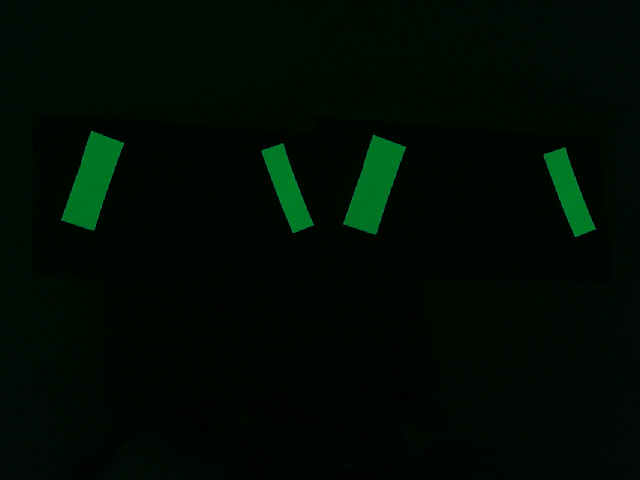
#> input picture python-tests/img_1547172083.743349.1.png, 640 x 480 px; its folder holds only this picture in this run
$ python -i vision-test.py   (imports and definitions only)   (older library calls are emulated)
#> lines starting #> are read from the running program, lines starting #| are printed output that depends on the picture; after the words box and inside, x2 and y2 are one past the last pixel; in counts of white or black regions, pixels touching at a corner belong together; long printed decimals are rounded
#> further down, picture is the input picture: shape (480, 640, 3); mean B, G, R 3.2, 10.6, 0.2
import cv2
import numpy as np
from math import *

thresh_high_h = 130
thresh_high_s = 255
thresh_high_v = 255
thresh_low_h = 80
thresh_low_s = 80
thresh_low_v = 80

thresh_high = np.array([thresh_high_h, thresh_high_s, thresh_high_v])
thresh_low = np.array([thresh_low_h, thresh_low_s, thresh_low_v])

fullness_low = 0.75
fullness_high = 1.0

morph_kernel_size = 5

max_y_diff = 50

camera_horiz_fov = 61
camera_vert_fov = 37
camera_width = 1280
camera_height = 720

camera_horiz_f = camera_width / 2 / tan(camera_horiz_fov / 2 * pi / 180)
camera_vert_f = camera_height / 2 / tan(camera_vert_fov / 2 * pi / 180)

tape_height = 5.825572030188476
tape_gap = 11.0629666927

def rect_area(rect):
    return rect[1][0] * rect[1][1]

def midpoint(a, b):
    return ((a[0] + b[0]) / 2, (a[1] + b[1]) / 2)

def get_vert_angle(y):
    slope = (y - camera_height / 2) / camera_vert_f
    return atan(slope)

def get_horiz_angle(x):
    slope = (x - camera_width / 2) / camera_horiz_f
    return atan(slope)

def get_distance_v(low, high):
    theta = get_vert_angle(low)
    phi = get_vert_angle(high)
    return tape_height / (tan(phi) - tan(theta))

def get_distance(low, high, x):
    print("Horiz Angle", get_horiz_angle(x))
    return get_distance_v(low, high) * (1 / cos(get_horiz_angle(x)))

def get_rect_distance(rect):
    points = cv2.boxPoints(rect)
    high = max(points[0][1], max(points[1][1], max(points[2][1], points[3][1])))
    low = min(points[0][1], min(points[1][1], min(points[2][1], points[3][1])))
    return get_distance(low, high, rect[0][0])

def rank(rects):
    d0 = get_rect_distance(rects[0])
    d1 = get_rect_distance(rects[1])
    print("Distances", d0, d1, " [Center " + str(midpoint(rects[0][0], rects[1][0])) + "]")
    return 1.0 / (d0 + d1)

def is_valid_contour(contour, rect):
    area = cv2.contourArea(contour)
    if rect_area(rect) == 0:
        return False
    fullness = area / rect_area(rect)
    return fullness <= fullness_high and fullness >= fullness_low

def rotatedrect_angle(rect):
    if rect[1][0] < rect[1][1]:
        return rect[2] + 180
    else:
        return rect[2] + 90

def is_valid_pair(rects, all_rects):
    left = None
    right = None
    if rects[0][0][0] < rects[1][0][0]:
        left = rects[0]
        right = rects[1]
    else:
        right = rects[0]
        left = rects[1]
    if rotatedrect_angle(left) < 90 and rotatedrect_angle(right) > 90:
        for rect in all_rects:
            if rect != rects[0] and rect != rects[1]:
                if rect[0][0] > left[0][0] and rect[0][0] < right[0][0]:
                    print(left[0], right[0], rect[0])
                    return False
        return True
    else:
        return False

def draw_rect(img, rect, color=(255, 0, 0), thickness=2):
    box = np.int0(cv2.boxPoints(rect))
    cv2.drawContours(img, [box], 0, color, thickness)

def draw_rect_of_rects(img, rect0, rect1, color=(255, 0, 0), thickness=4):
    points = np.append(cv2.boxPoints(rect0), cv2.boxPoints(rect1), axis=0)
    x, y, w, h = cv2.boundingRect(points)
    cv2.rectangle(img, (x,y), (x+w,y+h), color, thickness)

colors = [
    (0, 0, 0xFF),
    (0, 0xFF, 0xFF),
    (0, 0xFF, 0),
    (0xFF, 0xFF, 0),
    (0xFF, 0, 0),
    (0xFF, 0, 0xFF)
]

def process_image(img):
    hsv = cv2.cvtColor(img, cv2.COLOR_BGR2HSV_FULL)
#> hsv: shape (480, 640, 3); mean H, S, V 95, 251.1, 10.6
    mono = cv2.inRange(hsv, thresh_low, thresh_high)
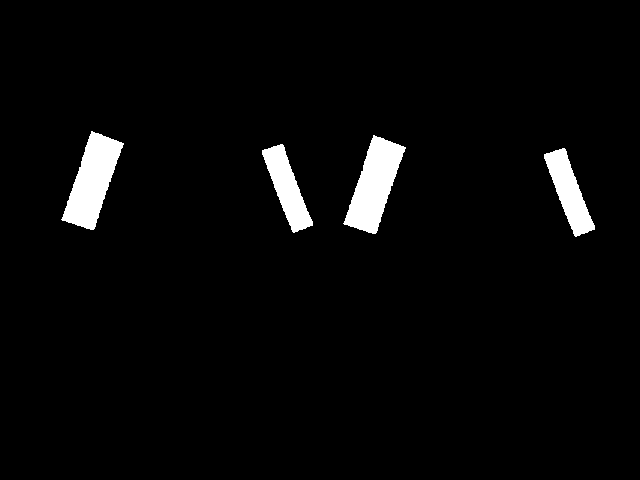
#> mono: shape (480, 640); 3.4% white; 4 white regions
    kern = cv2.getStructuringElement(cv2.MORPH_RECT, (morph_kernel_size, morph_kernel_size))
    cv2.morphologyEx(mono, cv2.MORPH_OPEN, kern)
    cv2.morphologyEx(mono, cv2.MORPH_CLOSE, kern)

    _, contours, _ = cv2.findContours(mono, cv2.RETR_EXTERNAL, cv2.CHAIN_APPROX_SIMPLE)
#> contours = 4 contours; box (x1, y1, x2, y2) and area: (343, 135, 406, 234) 3057, (61, 131, 124, 230) 3057, (544, 148, 595, 237) 1869, (262, 144, 313, 233) 1869
    rects = []
    for contour in contours:
        rect = cv2.minAreaRect(contour)

        if is_valid_contour(contour, rect):
            rects.append(rect)
#> this loop made 4 passes
#> (rect, area in is_valid_contour, fullness in is_valid_contour) on passes 1 to 4: (((568.8, 191.6), (23.53, 88.4), -20.73), 1869, 0.898), (((286.8, 187.6), (23.53, 88.4), -20.73), 1869, 0.898), (((374, 184.6), (93.99, 35.01), -71.13), 3057, 0.929), (((92.02, 180.6), (93.99, 35.01), -71.13), 3057, 0.929)
#> after the loop, rects = [((568.8, 191.6), (23.53, 88.4), -20.73), ((286.8, 187.6), (23.53, 88.4), -20.73), ((374, 184.6), (93.99, 35.01), -71.13), ((92.02, 180.6), (93.99, 35.01), -71.13)]

    matching = []
    for i in range(0, len(rects)):
        for j in range(i + 1, len(rects)):
            if abs(rects[i][0][1] - rects[j][0][1]) <= max_y_diff and is_valid_pair([rects[i], rects[j]], rects):
                matching.append([rects[i], rects[j]])
#> this loop made 4 passes
#| (92.018, 180.595) (568.793, 191.632) (286.793, 187.632)
#> after the loop, matching = 2 items
    if len(matching) > 0:
        _, width, _ = img.shape
#> width = 640
        matching.sort(reverse = True, key = rank)
        for pair, color in zip(matching, colors):
            draw_rect(img, pair[0], color)
            draw_rect(img, pair[1], color)
            draw_rect_of_rects(img, pair[0], pair[1], color)
#> this loop made 2 passes
#> (color, x in draw_rect_of_rects, y in draw_rect_of_rects, w in draw_rect_of_rects, h in draw_rect_of_rects) on passes 1 to 2: ((0, 0, 255), 342, 134, 254, 104), ((0, 255, 255), 60, 130, 254, 104)
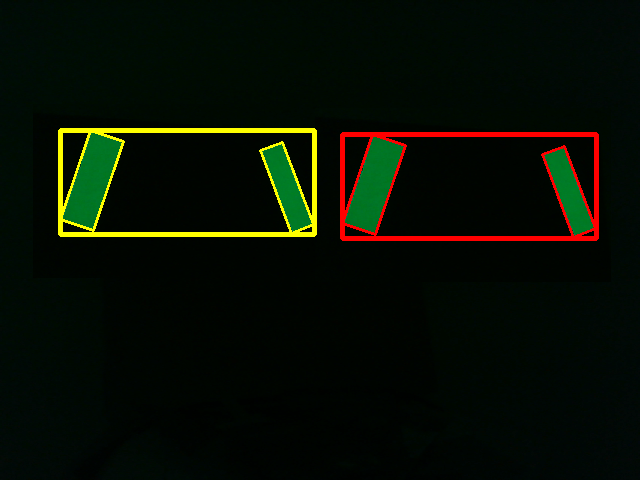
#> img: shape (480, 640, 3); 3.11% of pixels changed, all inside (x1, y1, x2, y2) = (58, 128, 599, 241)
        cv2.imshow("Targets", img)
    else:
        cv2.imshow("Targets", img)
        print("No targets found!")


# [6 lines not run here, left out]

>>> import cv2
>>> picture = cv2.imread('img_1547172083.743349.1.png')
>>> result = process_image(picture)

$ run again, on python-tests/img_1547172083.743349.3.png
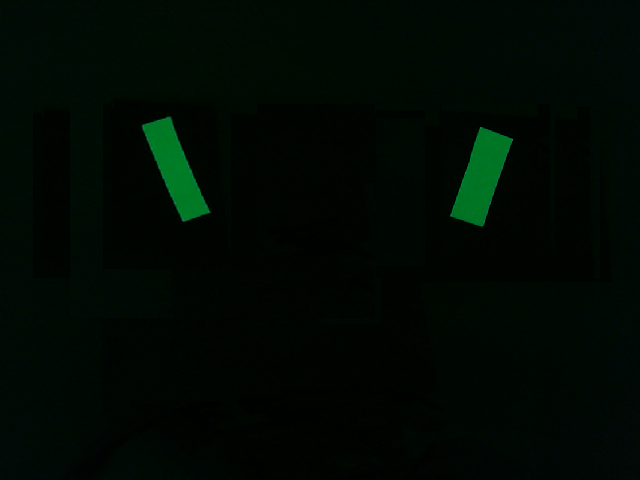
#> input picture python-tests/img_1547172083.743349.3.png, 640 x 480 px
#> picture is the input picture: shape (480, 640, 3); mean B, G, R 2.8, 9.3, 0.2
#> hsv: shape (480, 640, 3); mean H, S, V 95.8, 251, 9.3
#> in process_image, `mono = cv2.inRange(hsv, thresh_low, thresh_high)`:
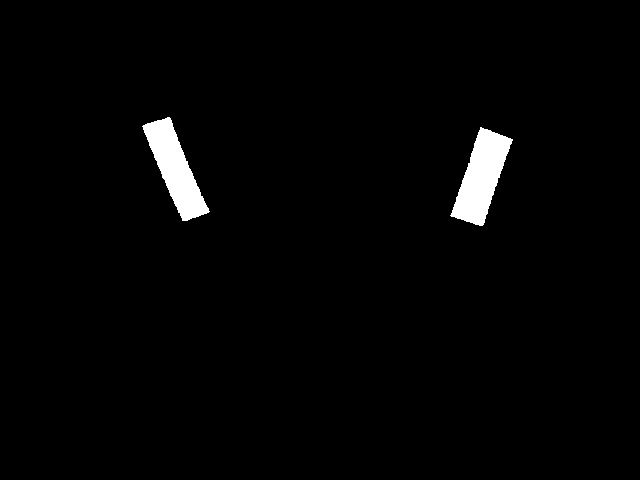
#> mono: shape (480, 640); 2% white; 2 white regions
#> contours = 2 contours; box (x1, y1, x2, y2) and area: (450, 127, 513, 226) 3057, (142, 117, 210, 221) 2870
#> the loop in process_image, `for contour in contours:` made 2 passes
#> (rect, area in is_valid_contour, fullness in is_valid_contour) on passes 1 to 2: (((481, 176.6), (93.99, 35.01), -71.13), 3057, 0.929), (((175, 168.6), (30.39, 105.8), -22.8), 2870.5, 0.893)
#> after the loop in process_image, `for contour in contours:`: rects = [((481, 176.6), (93.99, 35.01), -71.13), ((175, 168.6), (30.39, 105.8), -22.8)]
#> the loop in process_image, `for i in range(0, len(rects)):` made 2 passes
#> after the loop in process_image, `for i in range(0, len(rects)):`: matching = []

$ run again, on python-tests/img_1547172083.743349.png
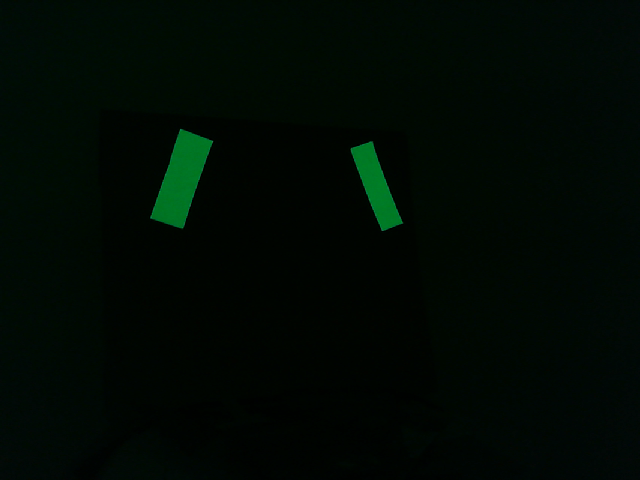
#> input picture python-tests/img_1547172083.743349.png, 640 x 480 px
#> picture is the input picture: shape (480, 640, 3); mean B, G, R 2.8, 9.3, 0.2
#> hsv: shape (480, 640, 3); mean H, S, V 96.1, 251, 9.3
#> in process_image, `mono = cv2.inRange(hsv, thresh_low, thresh_high)`:
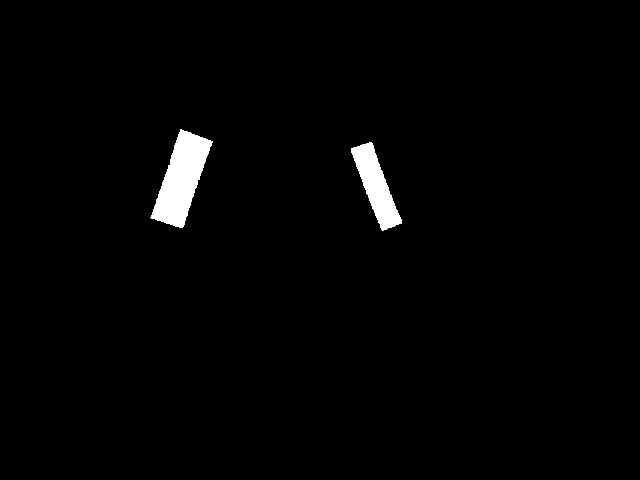
#> mono: shape (480, 640); 1.7% white; 2 white regions
#> contours = 2 contours; box (x1, y1, x2, y2) and area: (150, 129, 213, 228) 3057, (351, 142, 402, 231) 1869
#> the loop in process_image, `for contour in contours:` made 2 passes
#> (rect, area in is_valid_contour, fullness in is_valid_contour) on passes 1 to 2: (((375.8, 185.6), (23.53, 88.4), -20.73), 1869, 0.898), (((181, 178.6), (93.99, 35.01), -71.13), 3057, 0.929)
#> after the loop in process_image, `for contour in contours:`: rects = [((375.8, 185.6), (23.53, 88.4), -20.73), ((181, 178.6), (93.99, 35.01), -71.13)]
#> the loop in process_image, `for i in range(0, len(rects)):` made 2 passes
#> after the loop in process_image, `for i in range(0, len(rects)):`: matching = 1 item
#> width = 640
#> the loop in process_image, `for pair, color in zip(matching, colors):` made 1 pass
#> (color, x in draw_rect_of_rects, y in draw_rect_of_rects, w in draw_rect_of_rects, h in draw_rect_of_rects) on pass 1: ((0, 0, 255), 149, 128, 254, 104)
#> after the loop in process_image, `for pair, color in zip(matching, colors):`:
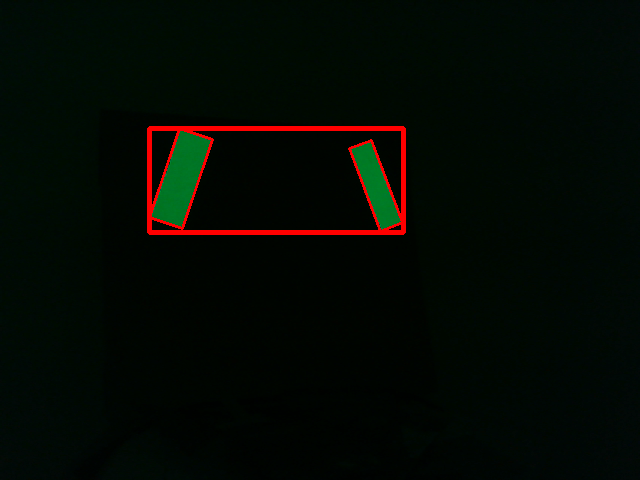
#> img: shape (480, 640, 3); 1.56% of pixels changed, all inside (x1, y1, x2, y2) = (147, 126, 406, 235)
